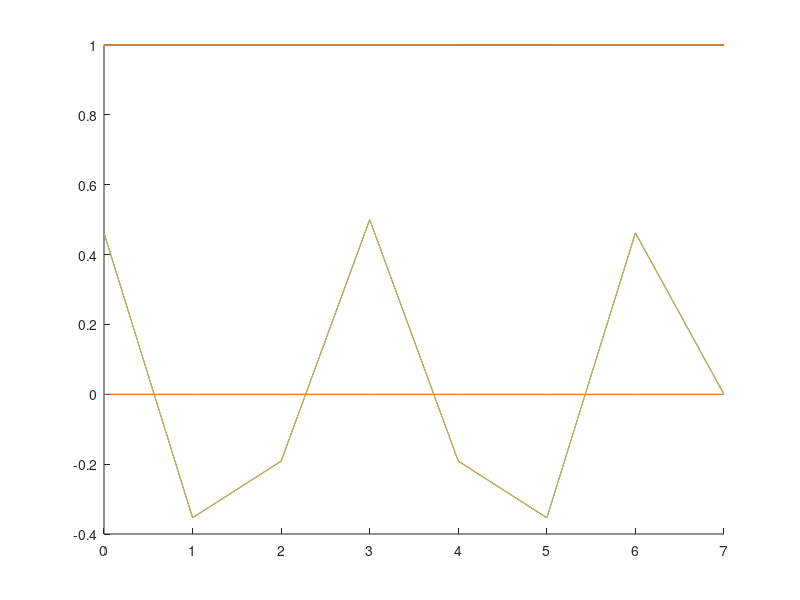
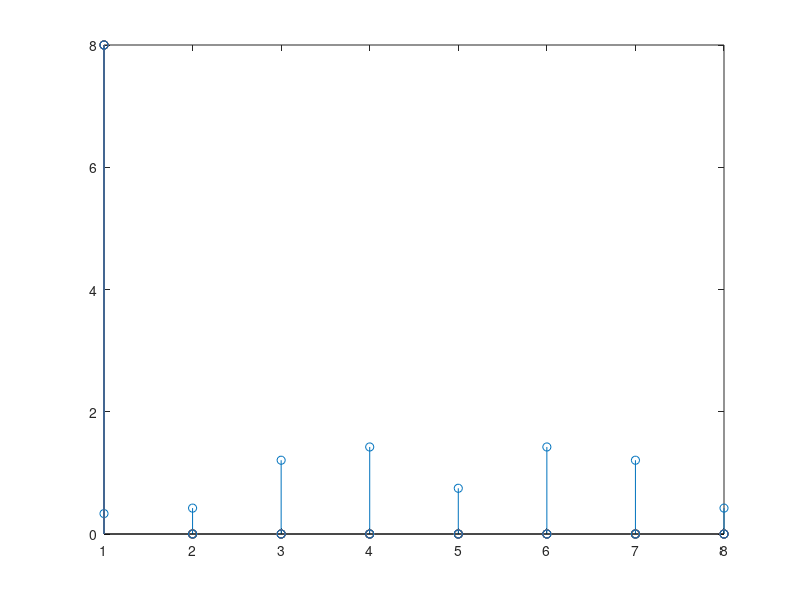
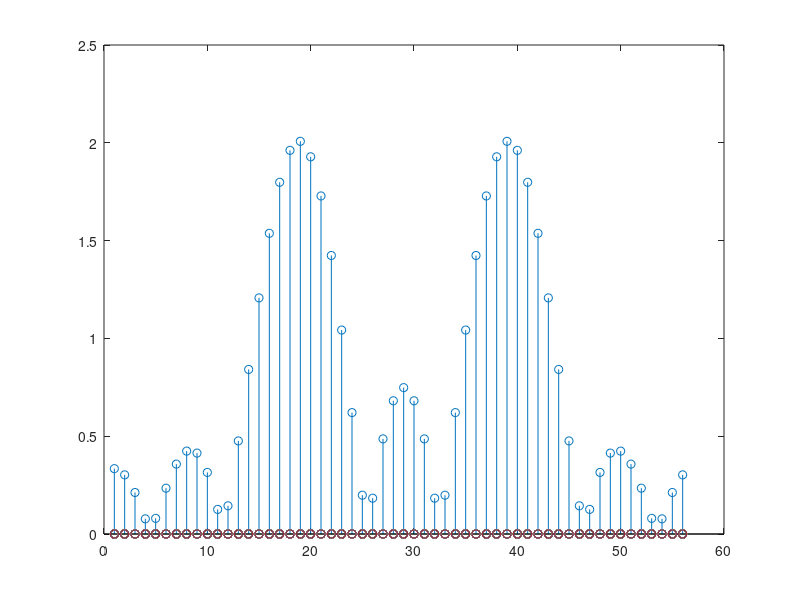

The MATLAB source for these figures, in order:
A1=1;
A2=0.5;
fs=8000;
%f1=1000;
f1 = 0;
%f2=2000;
f2 = 2500;
%f2=2000;
N=8; K = 64;

ts = 1 / fs;
n = 0 : N-1;

s1 = ones(N);
s2 = ones(N);
s = ones(N);

for i = 1 : N
    s1(i) = A1 * sin(2 * pi * f1 * i * ts);
    s2(i) = A2 * sin(2 * pi * f2 * i * ts);
    s(i) = s1(i) + s2(i); 
end

figure;
hold on;
plot(n, s);
plot(n, s1);
plot(n, s2);

dft = fft(s);

figure;
stem(abs(dft));

new_s = zeros(56);

for i = 1 : N
    new_s(i) = s(i);
end

    
new_dft = fft(new_s);

figure;
stem(abs(new_dft));
